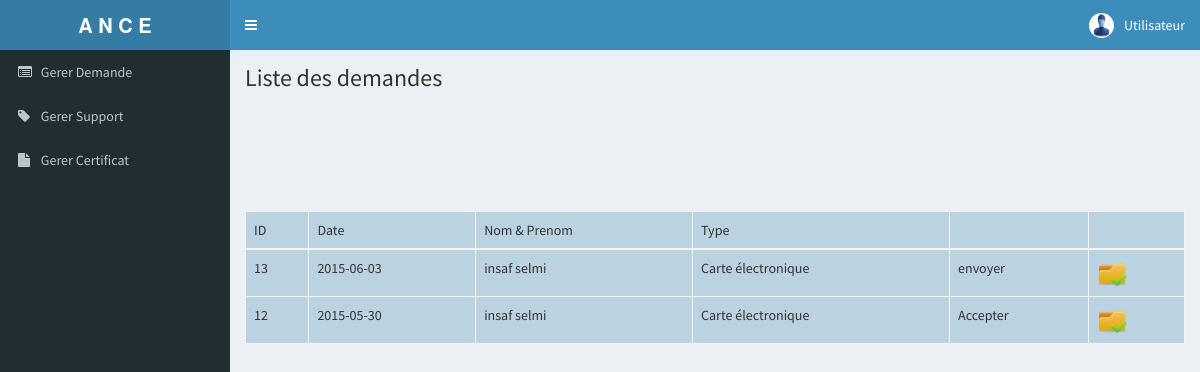
Screenshot of /ANCE/liste_demande.php with the database file from the repository.
### tables this page shows
CREATE TABLE IF NOT EXISTS `demande` (
  `id_demande` int(11) NOT NULL AUTO_INCREMENT,
  `type` text NOT NULL,
  `date` date NOT NULL,
  `etat` text NOT NULL,
  `resultat` text,
  `id_client` int(100) NOT NULL,
  PRIMARY KEY (`id_demande`),
  KEY `id_client` (`id_client`)
);

CREATE TABLE IF NOT EXISTS `client` (
  `id_client` int(100) NOT NULL AUTO_INCREMENT,
  `ncin` text NOT NULL,
  `nom` text NOT NULL,
  `prenom` text NOT NULL,
  `tel` text NOT NULL,
  `email` text NOT NULL,
  PRIMARY KEY (`id_client`)
);

### ANCE/class/DataBase.php (called while the page is built, shortened)
<?php
class Database {
	public static function connect() {
			$connexion = new PDO('mysql:host=localhost;dbname=poste', 'root', '');
			$connexion->exec("SET CHARACTER SET utf8");
		return $connexion;
	}
}
?>

### ANCE/class/demande.php (the view, shortened to what this page needs)
<?php
class demande
{
public function liste_demande()
	{
		$select = DataBase::connect()->query("select * from demande as d inner join client as c on c.id_client=d.id_client   ORDER BY d.id_demande DESC");
		while($donnees = $select->fetch(PDO::FETCH_OBJ))
		{
			$id_demande= $donnees->id_demande;
			$date= $donnees->date;
			$type= $donnees->type;
			$nom= $donnees->nom;
			$prenom= $donnees->prenom;
			$etat= $donnees->etat;
			echo "<tr>";
			echo "<td>";
			echo $id_demande;
			echo "</td>";
			echo "<td>";
			echo $date;
			echo "</td>";
			echo "<td>";
			echo $nom." ".$prenom;
			echo "</td>";
			echo "<td>";
			echo $type;
			echo "</td>";
			echo "<td>";
			echo $etat;
			echo "</td>";
			echo "<td>";
			echo "<a href='traiter_demande.php?id=$id_demande'  >";
			echo " <img src='img/traiter.png' width='30' height='30'></img> </a>";
			echo "</td>";
			echo "</tr>";
		}
	}
}

### rows the page displays
demande: id_demande "13", date "2015-06-03", id_client.nom "insaf", id_client.prenom "selmi", type "Carte électronique", etat "envoyer"
demande: id_demande "12", date "2015-05-30", id_client.nom "insaf", id_client.prenom "selmi", type "Carte électronique", etat "Accepter"
